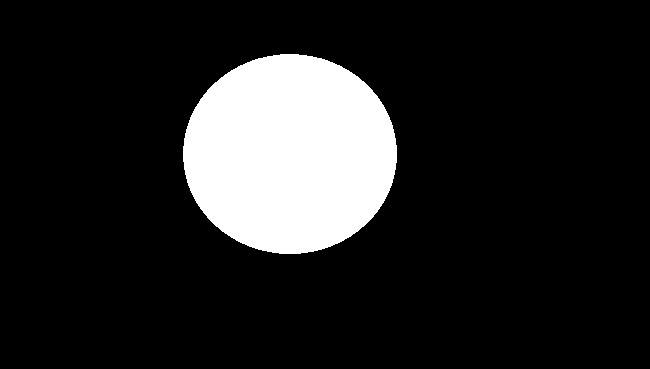
#> input picture vision/images/circle.jpg, 650 x 369 px
$ python -i vision.py   (imports and definitions only)   (Python 2 division)
#> lines starting #> are read from the running program, lines starting #| are printed output that depends on the picture; after the words box and inside, x2 and y2 are one past the last pixel; in counts of white or black regions, pixels touching at a corner belong together
#> further down, picture is the input picture: shape (369, 650, 3); min 0, max 255, mean 35.7
import time
import cv2
import numpy as np
import math
import os
lowVal=[]
uppVal=[]
lowValInd=[]
uppValInd=[]
cascade = cv2.CascadeClassifier('../vision/cascades/LANDING2.xml')
debug = True

# [127 lines left out: functions setRange, getCenter, getIndicators, isCircle, getPared, isRectangle, not called in this run]


def validateBase(frame):
	frame = cv2.cvtColor(frame, cv2.COLOR_BGR2GRAY)
	frame = cv2.resize(frame,(300,300))
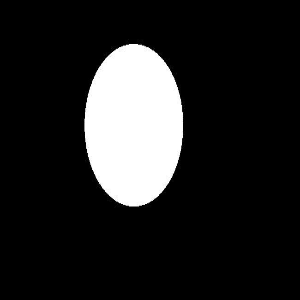
#> frame: shape (300, 300); min 0, max 255, mean 35.7
	frame = cv2.bilateralFilter(frame, 9, 75, 75)
	ret, thresh = cv2.threshold(frame, 127, 255, cv2.THRESH_BINARY)
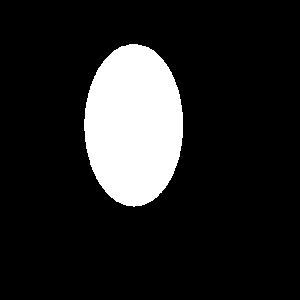
#> thresh: shape (300, 300); 14% white; 1 white region, box (x1, y1, x2, y2) and area: (84, 44, 183, 207) 12596
	kernel = np.ones((3, 3), np.uint8)
	thresh = cv2.erode(thresh, kernel, iterations=2)
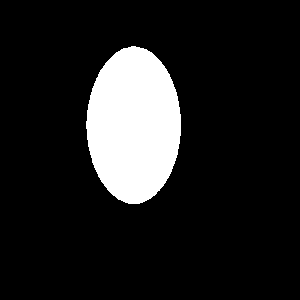
#> thresh: shape (300, 300); 12.9% white; 1 white region
	if debug:
		cv2.imshow("thresh", thresh)
	# cv2.waitKey()

	contours, hierarchy = cv2.findContours(thresh.copy(), cv2.RETR_EXTERNAL, cv2.CHAIN_APPROX_SIMPLE)
#> contours = 1 contour; box (x1, y1, x2, y2) and area: (86, 46, 181, 204) 11384

	n = len(contours)
#> n = 1
	if n == 4:
		contours = sorted(contours, key=cv2.contourArea, reverse=True)[:n]

		M0 = cv2.moments(contours[0])
		x0 = M0['m10'] / M0['m00']
		y0 = M0['m01'] / M0['m00']
		M1 = cv2.moments(contours[1])
		x1 = M1['m10'] / M1['m00']
		y1 = M1['m01'] / M1['m00']
		M2 = cv2.moments(contours[2])
		x2 = M2['m10'] / M2['m00']
		y2 = M2['m01'] / M2['m00']
		M3 = cv2.moments(contours[3])
		x3 = M3['m10'] / M3['m00']
		y3 = M3['m01'] / M3['m00']

		slope1 = ((y2 - y0) / (x2 - x0))
		slope2 = ((y3 - y1) / (x3 - x1))

		if slope1*slope2 > 0:
			return True
	return False

# [92 lines left out: functions validateBase2, getBase, seeYellow, not called in this run]

>>> import cv2
>>> picture = cv2.imread('images/circle.jpg')
>>> result = validateBase(picture)
#> result = False
